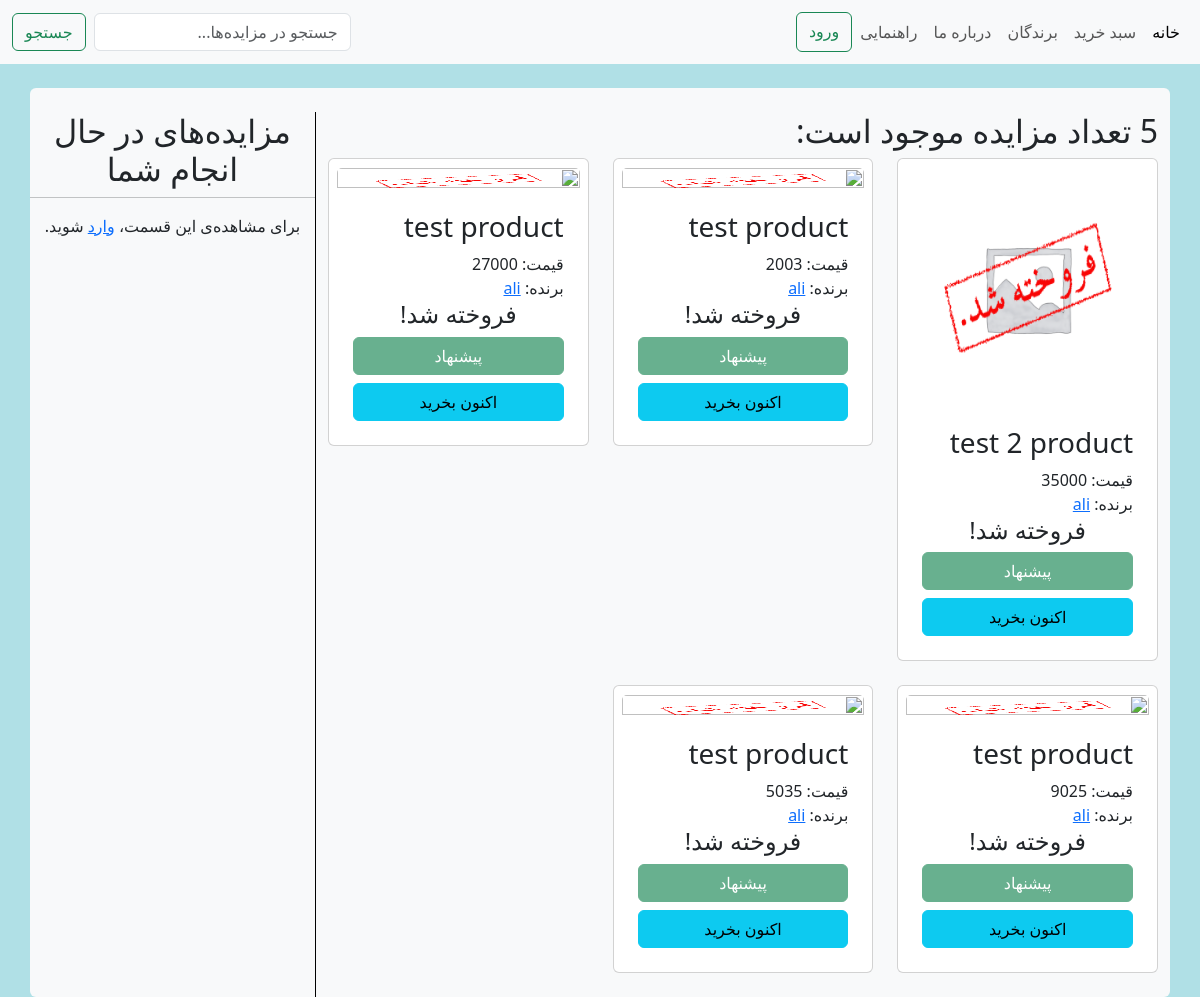
The app's page /, older data.
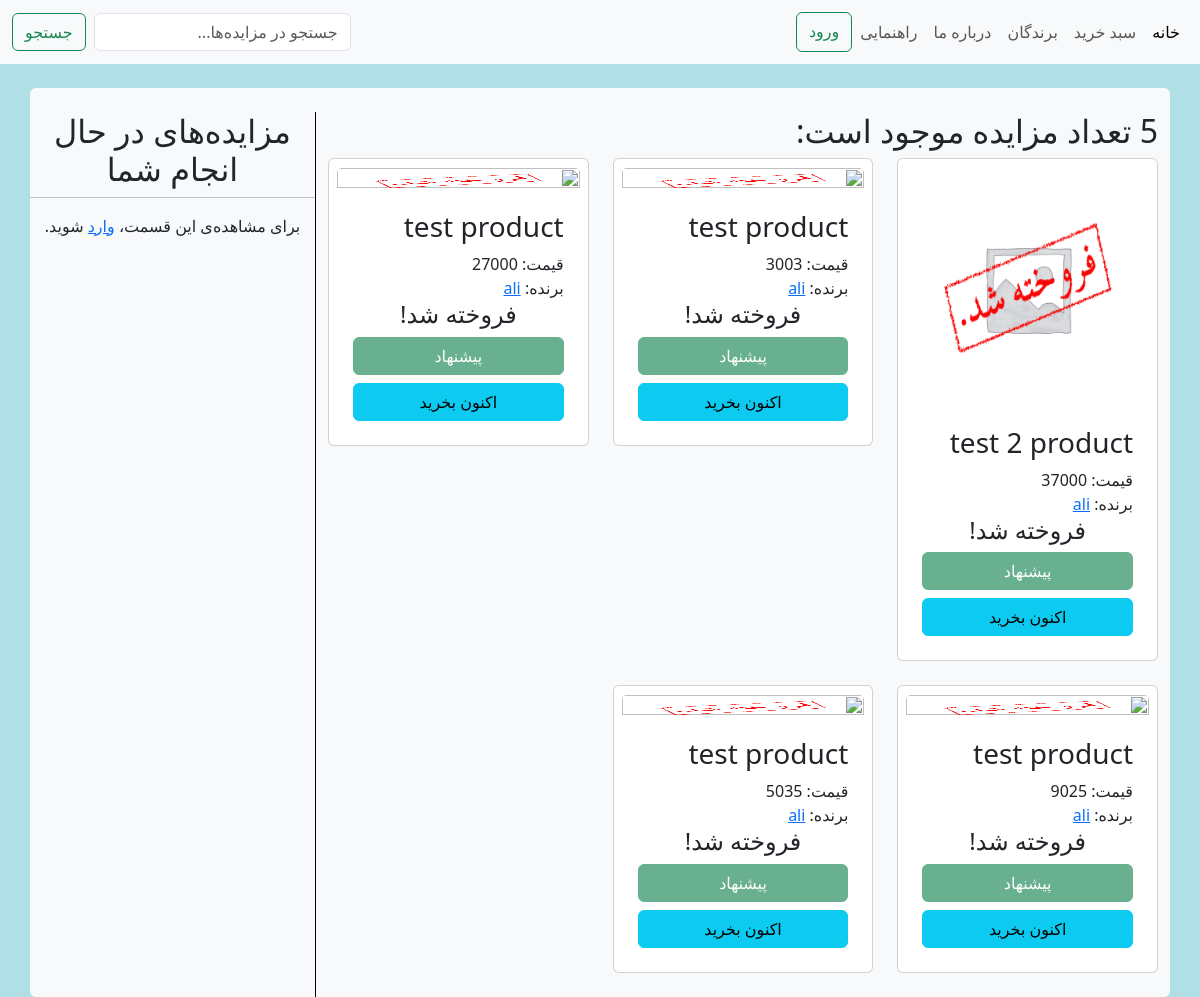
The same page, newer data.
### base/models.py (models this page shows)
class Auction(models.Model):
    product = models.ForeignKey(Product, on_delete=models.CASCADE)
    start_time = models.DateTimeField(default=timezone.now)
    end_time = models.DateTimeField(null=True, blank=True)
    current_price = models.DecimalField(max_digits=10, decimal_places=0)
    bid_duration = models.IntegerField()
    last_bid = models.ForeignKey(Bid, on_delete=models.SET_NULL, null=True, blank=True, related_name="auction_last_bid")
    class Meta:
        ordering = ['-start_time']

class Product(models.Model):
    company = models.ForeignKey(Company, on_delete=models.CASCADE)
    name = models.CharField(max_length=255)
    price = models.DecimalField(max_digits=10, decimal_places=0)
    description = models.TextField(null=True, blank=True)
    category = models.CharField(max_length=50, choices=[(ca.value, ca.name) for ca in Category])
    image = models.ImageField(upload_to="uploads/products/", null=True, blank=True)

class Bid(models.Model):
    price = models.DecimalField(max_digits=10, decimal_places=0)
    created_at = models.DateTimeField(auto_now_add=True)
    auction = models.ForeignKey('Auction', on_delete=models.CASCADE, related_name='bids')
    user = models.ForeignKey('User', on_delete=models.CASCADE, related_name='bids')
    class Meta:
        ordering = ['-created_at']

class User(AbstractUser):
    name = models.CharField(max_length=200, null=True, blank=True)
    address = models.TextField(null=True, blank=True)
    email = models.EmailField(unique=True, null=True, blank=True)
    phone = models.CharField(max_length=14, null=True, blank=True)
    bids_number = models.IntegerField(default=0)
    bio = models.TextField(null=True, blank=True)
    avatar = models.ImageField(upload_to="uploads/users/", null=True, blank=True)
    groups = models.ManyToManyField(
        'auth.Group', related_name='custom_user_set', blank=True
    )
    user_permissions = models.ManyToManyField(
        'auth.Permission', related_name='custom_user_set', blank=True
    )

### base/views.py (the view)
# urls.py: path('', views.home, name="home"),
def home(request):
    q = request.GET.get('q') if request.GET.get('q') != None else ''
    auctions = Auction.objects.filter(
        Q(product__name__icontains=q) |
        Q(product__company__name__icontains=q) |
        Q(product__description__icontains=q)
    )
    if request.user.is_authenticated:
        active_auctions = Auction.objects.filter(bids__user=request.user, end_time=None).distinct()
    else:
        active_auctions = None
    context = {'auctions': auctions, 'active_auctions': active_auctions}
    return render(request, 'base/home.html', context)

### base/templates/base/home.html (shortened to what this page needs)
{% extends "main.html" %}
{% block content %}
<div class="container bg-light m-4 mx-auto rounded">
  <br />
  <div class="row justify-content-center">
    <div class="col-12 col-md-9 auctions-container">
      <h2>{{ auctions.count }} تعداد مزایده موجود است:</h2>
      <div class="row">
        {% for auction in auctions %}
          {% include "auction-card.html" with auction=auction %}
        {% endfor %}
      </div>
    </div>
    <div class="col-12 col-md-3 text-center">
      <h2>مزایده‌های در حال انجام شما</h2>
      <div class="row">
        <hr />
        {% if request.user.is_authenticated %}
          {% for auction in active_auctions %}
            <div id="active-auction-{{ auction.id }}">
              <a href="{% url 'auction' auction.id %}">{{ auction.product.name }}</a>
              <div>قیمت: {{ auction.current_price }}</div>
              <div>آخرین پیشنهاد: {{ auction.last_bid.user.username }}</div>
              <hr />
            </div>
          {% endfor %}
        {% else %}
          <div>
            برای مشاهده‌ی این قسمت، <a href="{% url 'login' %}">وارد</a> شوید.
          </div>
        {% endif %}
      </div>
    </div>
  </div>
</div>
 {% endblock content %}

### base/templates/auction-card.html (shortened to what this page needs)
{% load static %}
<div class="col-6 col-md-4">
  <a class="text-decoration-none text-dark" href="{% url 'auction' auction.id %}">
    <div class="card p-2 mb-4">
      <div class="img-container">
        <img hidden width="90%" height="90%" id="{{ auction.id }}-sold-image" class="sold-image" src="{% static 'images/sold-out.png' %}" alt="">
      </div>
      <div class="card-body">
        <h3 class="card-title">{{ auction.product.name }}</h3>
        <div class="card-text">
          <div id="{{ auction.id }}-price">
            قیمت: {{ auction.current_price }}
          </div>
          <div id="{{ auction.id }}-last-bidder">
            {% if auction.end_time %}
              برنده:
            {% else %}
              آخرین پیشنهاد:
            {% endif %}
            {% if auction.last_bid %}
            <a href="{% url 'user-profile' auction.last_bid.user.id %}">
              {{ auction.last_bid.user.username }}
            </a>
            {% else %} هیچکس {% endif %}
          </div>
          <h4 id="{{ auction.id }}-time" class="w-100 text-center">
            {% if not auction.last_bid %}
              هنوز شروع نشده!
            {% elif auction.end_time %}
              فروخته شد!
            {% else %}
              00:00
            {% endif %}
          </h4>
        </div>
        <div class="d-flex flex-column align-items-stretch gap-2">
          <form method="post" action="{% url 'create-bid-home' auction.id %}">
            <button
            {% if auction.end_time or auction.last_bid and auction.last_bid.user.id == request.user.id %}
              disabled
            {% endif %}
            id="{{ auction.id }}-bid-button"
            class="btn btn-success w-100"
            type="submit">
              پیشنهاد
            </button>
          </form>
          <a href="#" class="btn btn-info">اکنون بخرید</a>
        </div>
      </div>
    </div>
  </a>
</div>

Row changes from the older to the newer data that the page shows:
changed Auction "test 2 product": current_price "35000" → "37000"
changed Auction (number 2 of 5 on the later page): current_price "2003" → "3003"
